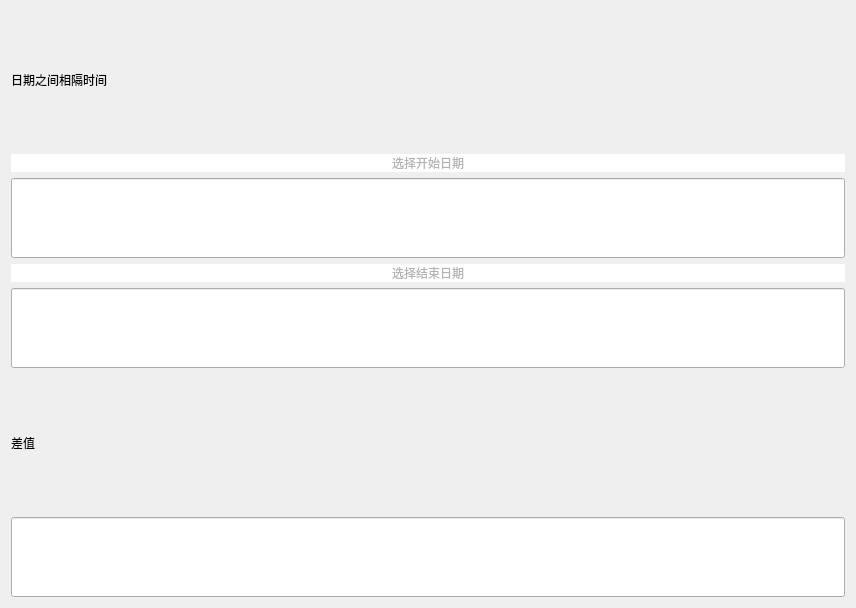
<?xml version="1.0" encoding="UTF-8"?>
<ui version="4.0">
 <class>Date</class>
 <widget class="QWidget" name="Date">
  <property name="geometry">
   <rect>
    <x>0</x>
    <y>0</y>
    <width>856</width>
    <height>608</height>
   </rect>
  </property>
  <property name="windowTitle">
   <string>Date</string>
  </property>
  <property name="styleSheet">
   <string notr="true">QPushButton{
	color: rgb(180, 180, 180);
	background-color: rgb(255, 255, 255);
	border-radius:2px;
	font: 18pt &quot;Arial&quot;
}

QPushButton:hover{
	color:rgb(102, 102, 102);
	background-color: rgb(192, 192, 192);
}

QPushButton:pressed{
	background-color: rgb(130, 130, 130);
	color:black
}

QLineEdit{
	font-size:48pt;
	color:black;
}</string>
  </property>
  <layout class="QGridLayout" name="gridLayout_2">
   <item row="0" column="0">
    <layout class="QGridLayout" name="gridLayout">
     <item row="3" column="0">
      <widget class="QPushButton" name="btnEnd">
       <property name="text">
        <string>选择结束日期</string>
       </property>
      </widget>
     </item>
     <item row="4" column="0">
      <widget class="QLineEdit" name="endEdit"/>
     </item>
     <item row="2" column="0">
      <widget class="QLineEdit" name="startEdit"/>
     </item>
     <item row="5" column="0">
      <widget class="QLabel" name="label_4">
       <property name="text">
        <string>差值</string>
       </property>
      </widget>
     </item>
     <item row="1" column="0">
      <widget class="QPushButton" name="btnStart">
       <property name="text">
        <string>选择开始日期</string>
       </property>
      </widget>
     </item>
     <item row="6" column="0">
      <widget class="QLineEdit" name="finalEdit"/>
     </item>
     <item row="0" column="0">
      <widget class="QLabel" name="label">
       <property name="text">
        <string>日期之间相隔时间</string>
       </property>
      </widget>
     </item>
    </layout>
   </item>
  </layout>
 </widget>
 <resources/>
 <connections/>
</ui>
